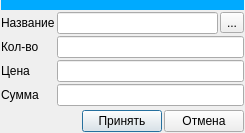
<?xml version="1.0" encoding="UTF-8"?>
<ui version="4.0">
 <class>Dialog</class>
 <widget class="QDialog" name="Dialog">
  <property name="geometry">
   <rect>
    <x>0</x>
    <y>0</y>
    <width>245</width>
    <height>130</height>
   </rect>
  </property>
  <property name="windowTitle">
   <string>Позиция</string>
  </property>
  <layout class="QFormLayout" name="formLayout">
   <property name="horizontalSpacing">
    <number>2</number>
   </property>
   <property name="verticalSpacing">
    <number>2</number>
   </property>
   <property name="leftMargin">
    <number>1</number>
   </property>
   <property name="topMargin">
    <number>0</number>
   </property>
   <property name="rightMargin">
    <number>1</number>
   </property>
   <property name="bottomMargin">
    <number>1</number>
   </property>
   <item row="0" column="0" colspan="2">
    <widget class="QWidget" name="widget" native="true">
     <property name="minimumSize">
      <size>
       <width>0</width>
       <height>10</height>
      </size>
     </property>
     <property name="styleSheet">
      <string notr="true">background-color: rgb(0, 170, 255);</string>
     </property>
    </widget>
   </item>
   <item row="1" column="0">
    <widget class="QLabel" name="label">
     <property name="text">
      <string>Название</string>
     </property>
    </widget>
   </item>
   <item row="1" column="1">
    <layout class="QHBoxLayout" name="horizontalLayout">
     <property name="spacing">
      <number>2</number>
     </property>
     <item>
      <widget class="QLineEdit" name="le_name_material">
       <property name="readOnly">
        <bool>true</bool>
       </property>
      </widget>
     </item>
     <item>
      <widget class="QToolButton" name="toolButton">
       <property name="text">
        <string>...</string>
       </property>
      </widget>
     </item>
    </layout>
   </item>
   <item row="2" column="0">
    <widget class="QLabel" name="label_2">
     <property name="text">
      <string>Кол-во</string>
     </property>
    </widget>
   </item>
   <item row="2" column="1">
    <widget class="QLineEdit" name="le_value"/>
   </item>
   <item row="3" column="0">
    <widget class="QLabel" name="label_3">
     <property name="text">
      <string>Цена</string>
     </property>
    </widget>
   </item>
   <item row="3" column="1">
    <widget class="QLineEdit" name="le_price"/>
   </item>
   <item row="4" column="0">
    <widget class="QLabel" name="label_4">
     <property name="text">
      <string>Сумма</string>
     </property>
    </widget>
   </item>
   <item row="4" column="1">
    <widget class="QLineEdit" name="le_sum"/>
   </item>
   <item row="6" column="0" colspan="2">
    <layout class="QHBoxLayout" name="horizontalLayout_3">
     <property name="spacing">
      <number>2</number>
     </property>
     <item>
      <spacer name="horizontalSpacer">
       <property name="orientation">
        <enum>Qt::Horizontal</enum>
       </property>
       <property name="sizeHint" stdset="0">
        <size>
         <width>40</width>
         <height>20</height>
        </size>
       </property>
      </spacer>
     </item>
     <item>
      <widget class="QPushButton" name="pushButton_2">
       <property name="text">
        <string>Принять</string>
       </property>
      </widget>
     </item>
     <item>
      <widget class="QPushButton" name="pushButton">
       <property name="text">
        <string>Отмена</string>
       </property>
      </widget>
     </item>
    </layout>
   </item>
   <item row="5" column="0">
    <spacer name="verticalSpacer">
     <property name="orientation">
      <enum>Qt::Vertical</enum>
     </property>
     <property name="sizeHint" stdset="0">
      <size>
       <width>20</width>
       <height>40</height>
      </size>
     </property>
    </spacer>
   </item>
  </layout>
 </widget>
 <resources/>
 <connections>
  <connection>
   <sender>toolButton</sender>
   <signal>clicked()</signal>
   <receiver>Dialog</receiver>
   <slot>ui_view_material()</slot>
   <hints>
    <hint type="sourcelabel">
     <x>229</x>
     <y>20</y>
    </hint>
    <hint type="destinationlabel">
     <x>313</x>
     <y>19</y>
    </hint>
   </hints>
  </connection>
  <connection>
   <sender>pushButton_2</sender>
   <signal>clicked()</signal>
   <receiver>Dialog</receiver>
   <slot>ui_acc()</slot>
   <hints>
    <hint type="sourcelabel">
     <x>138</x>
     <y>117</y>
    </hint>
    <hint type="destinationlabel">
     <x>148</x>
     <y>179</y>
    </hint>
   </hints>
  </connection>
  <connection>
   <sender>pushButton</sender>
   <signal>clicked()</signal>
   <receiver>Dialog</receiver>
   <slot>ui_can()</slot>
   <hints>
    <hint type="sourcelabel">
     <x>216</x>
     <y>122</y>
    </hint>
    <hint type="destinationlabel">
     <x>216</x>
     <y>205</y>
    </hint>
   </hints>
  </connection>
  <connection>
   <sender>le_value</sender>
   <signal>textEdited(QString)</signal>
   <receiver>Dialog</receiver>
   <slot>ui_change_value()</slot>
   <hints>
    <hint type="sourcelabel">
     <x>221</x>
     <y>43</y>
    </hint>
    <hint type="destinationlabel">
     <x>344</x>
     <y>41</y>
    </hint>
   </hints>
  </connection>
  <connection>
   <sender>le_price</sender>
   <signal>textEdited(QString)</signal>
   <receiver>Dialog</receiver>
   <slot>ui_change_price()</slot>
   <hints>
    <hint type="sourcelabel">
     <x>196</x>
     <y>72</y>
    </hint>
    <hint type="destinationlabel">
     <x>314</x>
     <y>65</y>
    </hint>
   </hints>
  </connection>
  <connection>
   <sender>le_sum</sender>
   <signal>textEdited(QString)</signal>
   <receiver>Dialog</receiver>
   <slot>ui_change_sum()</slot>
   <hints>
    <hint type="sourcelabel">
     <x>180</x>
     <y>90</y>
    </hint>
    <hint type="destinationlabel">
     <x>375</x>
     <y>85</y>
    </hint>
   </hints>
  </connection>
 </connections>
 <slots>
  <slot>ui_view_material()</slot>
  <slot>ui_acc()</slot>
  <slot>ui_can()</slot>
  <slot>ui_change_value()</slot>
  <slot>ui_change_price()</slot>
  <slot>ui_change_sum()</slot>
 </slots>
</ui>
